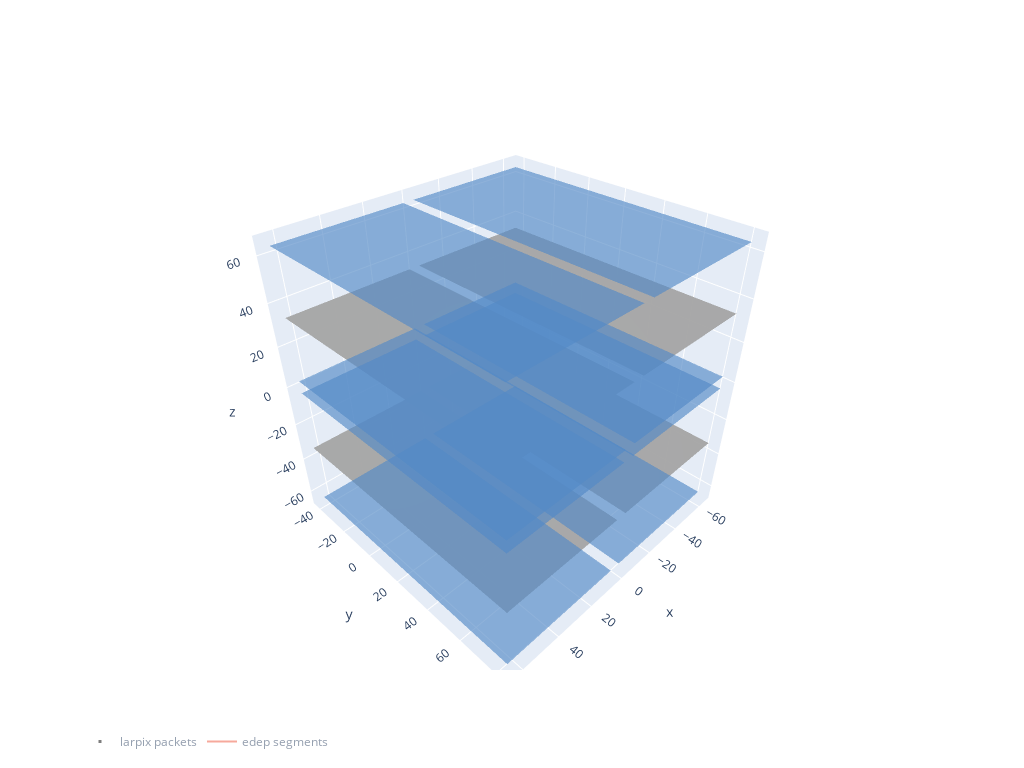

Write notebook code for a chart like this one.
### Code cell
fig = go.Figure()

fig.add_traces(draw_cathode_planes(
    geom_dict,
    tpc_centers,
    showscale=False,
    opacity=0.3,
    colorscale='Greys',
))

fig.add_traces(draw_anode_planes(
    geom_dict,
    tpc_centers,
    showscale=False,
    opacity=0.1,
    colorscale='ice',
))

trace = go.Scatter3d(
        x=x, y=y, z=z,
        marker_color=dQ,
        name='larpix packets',
        mode='markers',
        visible='legendonly',
        marker_size=3,
        marker_symbol='square',
        showlegend=True,
        opacity=1.
        )

tracks = plot_tracks(seg_ev, 
                     mode="lines",
                     name="edep segments",
                     visible='legendonly',
                     showlegend=True
                     )

fig.update_layout(
    width=1024, height=768,
    legend_orientation="h",
)

fig.add_traces(trace)
fig.add_traces(tracks)
fig.show()
